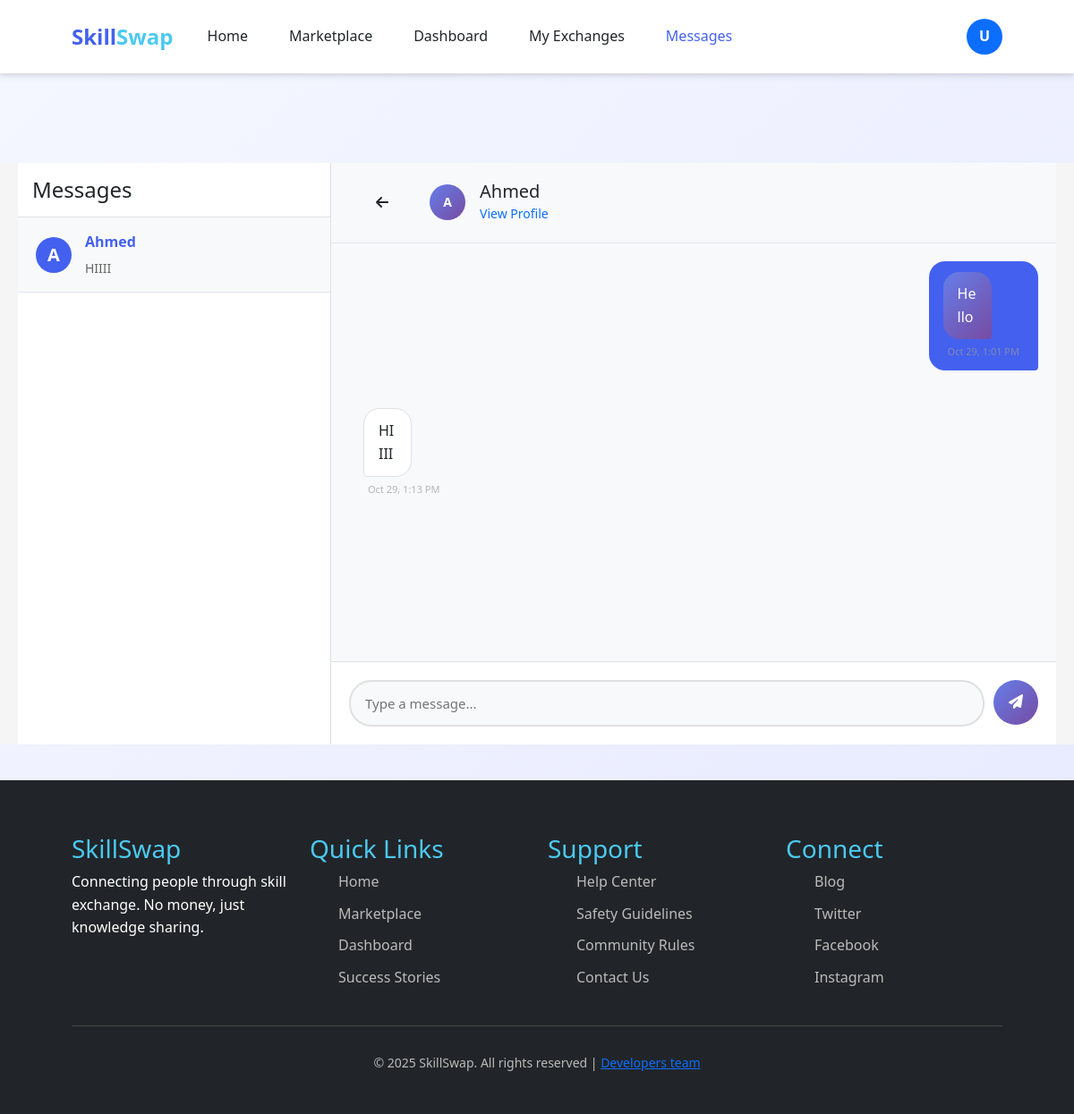
The app's page /messages/1/ (signed in) with its own data.
### main/models.py (models this page shows, shortened)
class UserProfile(models.Model):
    user = models.OneToOneField(User, on_delete=models.CASCADE)
    full_name = models.CharField(max_length=150)
    bio = models.TextField()
    location = models.CharField(max_length=100)
    certifications = models.FileField(
        upload_to="certifications/", blank=True, null=True
    )
    created_at = models.DateTimeField(auto_now_add=True)

class Message(models.Model):
    sender = models.ForeignKey(
        settings.AUTH_USER_MODEL,
        on_delete=models.CASCADE,
        related_name="sent_messages"
    )
    receiver = models.ForeignKey(
        settings.AUTH_USER_MODEL,
        on_delete=models.CASCADE,
        related_name="received_messages"
    )
    content = models.TextField()
    timestamp = models.DateTimeField(auto_now_add=True)
    is_read = models.BooleanField(default=False)
    class Meta:
        ordering = ["timestamp"]
        indexes = [
            models.Index(fields=["timestamp"]),
            models.Index(fields=["is_read"]),
            models.Index(fields=["receiver", "is_read"]),
            models.Index(fields=["sender", "receiver"]),
        ]

### main/views.py (the view, shortened to what this page needs)
# urls.py: path("messages/", views.messages_view, name="messages"),
@login_required
def messages_view(request, user_id=None):
    current_user = request.user
    sent_to_ids = (
        Message.objects.filter(sender=current_user)
        .values_list("receiver_id", flat=True)
        .distinct()
    )
    received_from_ids = (
        Message.objects.filter(receiver=current_user)
        .values_list("sender_id", flat=True)
        .distinct()
    )
    conversation_user_ids = set(list(sent_to_ids) + list(received_from_ids))
    conversation_users = User.objects.filter(
        id__in=conversation_user_ids
    ).select_related("userprofile")
    user_map = {user.id: user for user in conversation_users}
    all_messages = Message.objects.filter(
        Q(sender=current_user, receiver_id__in=conversation_user_ids)
        | Q(sender_id__in=conversation_user_ids, receiver=current_user)
    ).select_related("sender", "receiver")
    conversations = []
    for uid in conversation_user_ids:
        other_user = user_map.get(uid)
        if not other_user:
            continue
        user_messages = [
            m
            for m in all_messages
            if (m.sender_id == current_user.id and m.receiver_id == uid)
            or (m.sender_id == uid and m.receiver_id == current_user.id)
        ]
        last_message = max(user_messages, key=lambda m: m.timestamp, default=None)
        unread_count = sum(
            1
            for m in user_messages
            if m.sender_id == uid and m.receiver_id == current_user.id and not m.is_read
        )
        conversations.append(
            {
                "user": other_user,
                "last_message": last_message,
                "unread_count": unread_count,
            }
        )
    conversations.sort(
        key=lambda x: (
            x["last_message"].timestamp if x["last_message"] else x["user"].date_joined
        ),
        reverse=True,
    )
    selected_user = None
    messages_list = []
    if user_id:
        selected_user = get_object_or_404(
            User.objects.select_related("userprofile"), id=user_id
        )
        Message.objects.filter(
            sender=selected_user, receiver=current_user, is_read=False
        ).update(is_read=True)
        messages_list = (
            Message.objects.filter(
                Q(sender=current_user, receiver=selected_user)
                | Q(sender=selected_user, receiver=current_user)
            )
            .order_by("timestamp")
            .select_related("sender", "receiver")
        )
    context = {
        "conversations": conversations,
        "selected_user": selected_user,
        "messages": messages_list,
    }
    return render(request, "messages.html", context)

### main/templates/messages.html (shortened to what this page needs)
{% extends "base.html" %}
{% load static %}
{% block styles %}
<link rel="stylesheet" href="{% static 'css/home.css' %}">
{% endblock %}
{% block content %}
<div class="messages-container">
    <div class="conversations-sidebar">
        <div class="p-3 border-bottom">
            <h4 class="mb-0">Messages</h4>
        </div>
        {% if conversations %}
            {% for conv in conversations %}
            <a href="{% url 'conversation' conv.user.id %}" class="conversation-item {% if selected_user and selected_user.id == conv.user.id %}active{% endif %}">
                <div class="d-flex align-items-center">
                    <div class="user-avatar">
                        {% if conv.user.userprofile.full_name %}
                            {{ conv.user.userprofile.full_name|slice:":1"|upper }}
                        {% else %}
                            {{ conv.user.username|slice:":1"|upper }}
                        {% endif %}
                    </div>
                    <div class="conversation-info">
                        <div class="conversation-name">
                            {% if conv.user.userprofile.full_name %}
                                {{ conv.user.userprofile.full_name }}
                            {% else %}
                                {{ conv.user.username }}
                            {% endif %}
                        </div>
                        <div class="last-message">
                            {% if conv.last_message %}
                                {{ conv.last_message.content|truncatewords:8 }}
                            {% else %}
                                No messages yet
                            {% endif %}
                        </div>
                    </div>
                </div>
            </a>
            {% endfor %}
        {% endif %}
    </div>
    {% if selected_user %}
    <div class="chat-main" style="flex: 1; display: flex; flex-direction: column; background: white;">
        <div class="chat-header">
            <div class="d-flex align-items-center">
                <a href="{% url 'messages' %}" class="btn btn-link text-dark me-3">
                    <i class="fas fa-arrow-left"></i>
                </a>
                <div class="user-avatar-small me-3" style="width: 40px; height: 40px; border-radius: 50%; background: linear-gradient(135deg, #667eea 0%, #764ba2 100%); display: flex; align-items: center; justify-content: center; color: white; font-weight: bold;">
                    {% if selected_user.userprofile.full_name %}
                        {{ selected_user.userprofile.full_name|slice:":1"|upper }}
                    {% else %}
                        {{ selected_user.username|slice:":1"|upper }}
                    {% endif %}
                </div>
                <div>
                    <h5 class="mb-0">
                        {% if selected_user.userprofile.full_name %}
                            {{ selected_user.userprofile.full_name }}
                        {% else %}
                            {{ selected_user.username }}
                        {% endif %}
                    </h5>
                    <small class="text-muted">
                        <a href="{% url 'profile' selected_user.id %}" class="text-decoration-none">View Profile</a>
                    </small>
                </div>
            </div>
        </div>
        <div class="chat-messages" id="chatMessages" style="flex: 1; overflow-y: auto; padding: 20px; background: #f8f9fa;">
            {% if messages %}
                {% for message in messages %}
                <div class="message {% if message.sender == request.user %}sent{% else %}received{% endif %}" style="margin-bottom: 15px; display: flex; align-items: flex-end; {% if message.sender == request.user %}justify-content: flex-end;{% endif %}">
                    <div>
                        <div class="message-bubble" style="max-width: 60%; padding: 12px 16px; border-radius: 18px; word-wrap: break-word; {% if message.sender != request.user %}background: white; border: 1px solid #e0e0e0; border-bottom-left-radius: 4px;{% else %}background: linear-gradient(135deg, #667eea 0%, #764ba2 100%); color: white; border-bottom-right-radius: 4px;{% endif %}">
                            {{ message.content }}
                        </div>
                        <div class="message-time {% if message.sender == request.user %}text-end{% endif %}" style="font-size: 11px; color: #999; margin-top: 5px; padding: 0 5px;">
                            {{ message.timestamp|date:"M d, g:i A" }}
                        </div>
                    </div>
                </div>
                {% endfor %}
            {% else %}
                <div class="text-center text-muted mt-5">
                    <i class="fas fa-comments fa-3x mb-3" style="opacity: 0.2;"></i>
                    <p>No messages yet. Start the conversation!</p>
                </div>
            {% endif %}
        </div>
        <div class="chat-input-area" style="padding: 20px; background: white; border-top: 1px solid #e0e0e0;">
            <form method="post" class="chat-input-form" style="display: flex; gap: 10px;">
                <input
                    type="text"
                    name="content"
                    class="chat-input"
                    placeholder="Type a message..."
                    required
                    autocomplete="off"
                    style="flex: 1; padding: 12px 16px; border: 2px solid #e0e0e0; border-radius: 25px; font-size: 15px;"
                >
                <button type="submit" class="send-button" style="width: 50px; height: 50px; border-radius: 50%; background: linear-gradient(135deg, #667eea 0%, #764ba2 100%); border: none; color: white; cursor: pointer;">
                    <i class="fas fa-paper-plane"></i>
                </button>
            </form>
        </div>
    </div>
    {% else %}
    <div class="empty-state">
        <i class="fas fa-comment-dots"></i>
        <h5>Select a conversation</h5>
        <p>Choose a conversation from the sidebar to start messaging</p>
    </div>
    {% endif %}
</div>
{% endblock %}

### main/templates/base.html (shortened to what this page needs)
{% load static %}
<!DOCTYPE html>
<html lang="en">
<head>
    {% block styles %} {% endblock styles %}
    <link rel="stylesheet" href="https://cdn.jsdelivr.net/npm/bootstrap@5.3.0/dist/css/bootstrap.min.css">
    <link rel="stylesheet" href="https://cdnjs.cloudflare.com/ajax/libs/font-awesome/6.4.0/css/all.min.css">
    <link rel="stylesheet" href="{% static 'css/style.css' %}">
</head>
<body>
    <header>
  <nav class="navbar navbar-expand-lg navbar-light bg-white shadow-sm">
    <div class="container">
      <a class="logo" href="{% url 'index' %}">
        Skill<span>Swap</span>
      </a>
      <div class="collapse navbar-collapse" id="navbarNav">
        <ul class="navbar-nav me-auto nav-links">
          <li class="nav-item">
            <a class="nav-link {% if request.resolver_match.url_name == 'index' %}active{% endif %}" href="{% url 'index' %}">Home</a>
          </li>
          <li class="nav-item">
            <a class="nav-link {% if request.resolver_match.url_name == 'marketplace' %}active{% endif %}" href="{% url 'marketplace' %}">Marketplace</a>
          </li>
          {% if user.is_staff %}
          <li class="nav-item">
            <a class="nav-link {% if request.resolver_match.url_name == 'admin_dashboard' %}active{% endif %}" href="{% url 'admin_dashboard' %}">Admin Dashboard</a>
          </li>
          {% else %}
          <li class="nav-item">
            <a class="nav-link {% if request.resolver_match.url_name == 'dashboard' %}active{% endif %}" href="{% url 'dashboard' %}">Dashboard</a>
          </li>
          {% endif %}
          {% if user.is_authenticated %}
          <li class="nav-item">
            <a class="nav-link {% if request.resolver_match.url_name == 'exchanges' %}active{% endif %}" href="{% url 'exchanges' %}">My Exchanges</a>
          </li>
          <li class="nav-item">
            <a class="nav-link {% if request.resolver_match.url_name == 'messages' or request.resolver_match.url_name == 'conversation' %}active{% endif %}" href="{% url 'messages' %}">
              Messages
            </a>
          </li>
          {% endif %}
        </ul>
        <div class="d-flex align-items-center">
          {% if user.is_authenticated %}
            <div class="dropdown">
              <a href="#" class="d-flex align-items-center text-decoration-none dropdown-toggle" id="userDropdown" data-bs-toggle="dropdown" aria-expanded="false">
                <div class="rounded-circle bg-primary text-white d-flex justify-content-center align-items-center" style="width:40px; height:40px; font-weight:600;">
                  {% if user.first_name %}
                    {{ user.first_name|slice:":1"|upper }}
                  {% else %}
                    {{ user.username|slice:":1"|upper }}
                  {% endif %}
                </div>
              </a>
            </div>
          {% else %}
            <a href="{% url 'login' %}" class="btn btn-outline me-2">Log In</a>
            <a href="{% url 'signup' %}" class="btn btn-primary">Register</a>
          {% endif %}
        </div>
      </div>
    </div>
  </nav>
</header>
    <main>
        {% block content %}
        {% endblock content %}
    </main>
    <footer>
        <div class="container">
            <div class="row">
                <div class="col-lg-3 col-md-6 mb-4">
                    <h3>SkillSwap</h3>
                    <p>Connecting people through skill exchange. No money, just knowledge sharing.</p>
                </div>
                <div class="col-lg-3 col-md-6 mb-4">
                    <h3>Quick Links</h3>
                    <ul class="footer-links">
                        <li><a href="{% url 'index' %}">Home</a></li>
                        <li><a href="{% url 'marketplace' %}">Marketplace</a></li>
                        <li><a href="{% url 'dashboard' %}">Dashboard</a></li>
                        <li><a href="#">Success Stories</a></li>
                    </ul>
                </div>
                <div class="col-lg-3 col-md-6 mb-4">
                    <h3>Support</h3>
                    <ul class="footer-links">
                        <li><a href="#">Help Center</a></li>
                        <li><a href="#">Safety Guidelines</a></li>
                        <li><a href="#">Community Rules</a></li>
                        <li><a href="#">Contact Us</a></li>
                    </ul>
                </div>
                <div class="col-lg-3 col-md-6 mb-4">
                    <h3>Connect</h3>
                    <ul class="footer-links">
                        <li><a href="#">Blog</a></li>
                        <li><a href="#">Twitter</a></li>
                        <li><a href="#">Facebook</a></li>
                        <li><a href="#">Instagram</a></li>
                    </ul>
                </div>
            </div>
            <div class="copyright text-center">
                <p>&copy; 2025 SkillSwap. All rights reserved | <a class="secondary-link link-underline-opacity-0" href="{% url "devteam" %}">Developers team</a></p>
            </div>
        </div>
    </footer>
</body>
</html>

### records on screen
Message: content "Hello", timestamp "Oct 29, 1:01 PM"
Message: content "HIIII", timestamp "Oct 29, 1:13 PM"

### other values on screen
{{ user.username|slice:":1"|upper }} "U"
{{ conv.user.userprofile.full_name|slice:":1"|upper }} "A"
{{ conv.user.userprofile.full_name }} "Ahmed"
{{ conv.last_message.content|truncatewords:8 }} "HIIII"
{{ selected_user.userprofile.full_name|slice:":1"|upper }} "A"
{{ selected_user.userprofile.full_name }} "Ahmed"
